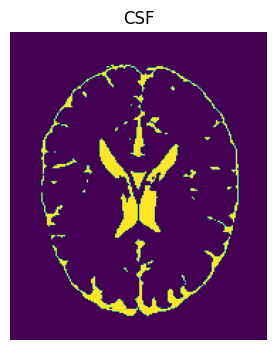
#> input picture CSF.png, 276 x 350 px, given in place of slice_2.jpg, which was not available
$ jupyter execute --allow-errors Untitled2.ipynb
#> lines starting #> are read from the running program, lines starting #| are printed output that depends on the picture; after the words box and inside, x2 and y2 are one past the last pixel; in counts of white or black regions, pixels touching at a corner belong together; pictures that were not available may be replaced by others from this repository, and a replacement may not be noted
[cell 1]
import struct

# Set the dimensions of the volume
width = 181
height = 217
depth = 181

# Open the input file in binary mode
#> (the rest of this cell did not finish here and is left out)

[cell 2]
import os
from PIL import Image

# Set the input and output directories
input_dir = "Extracted_files/pgm/t1_icbm_normal_1mm_pn1_rf20"
output_dir = "Extracted_files/jpg/t1_icbm_normal_1mm_pn1_rf20/images"

# Loop through all of the PGM files in the input directory
for file in os.listdir(input_dir):
    if file.endswith(".pgm"):
        # Open the PGM file
        with Image.open(os.path.join(input_dir, file)) as img:
            # Convert the PGM file to a JPEG file
            img.save(os.path.join(output_dir, os.path.splitext(file)[0] + ".jpg"), "JPEG")

[cell 3]
import cv2

[cell 4]
image= cv2.imread('slice_2.jpg')
#> image is the input picture: shape (350, 276, 3); mean B, G, R 113.6, 61.4, 109.7

[cell 5]
print(image)
#> (printed output is left out)

[cell 6]
image.shape
#> Out = (350, 276, 3)

[cell 7]
image.shape[0]
#> Out = 350

[cell 8]
image.shape[1]
#> Out = 276

[cell 9]
for i in range(image.shape[0]):
    for j in range(image.shape[1]):
        if(image[i][j][0]==0):
            print("Background")
        else:
            print("Not Background")

[cell 10]
import os
import random
from sklearn.model_selection import train_test_split
import shutil

# Assuming you have a directory containing JPG images and their corresponding mask files
data_dir = r'E:/Shruti/Extracted_files/jpg/t1_icbm_normal_1mm_pn3_rf20'
image_dir = os.path.join(data_dir, 'images')
mask_dir = os.path.join(data_dir, 'masks')

# Get a list of all image file names in the directory
image_files = [f for f in os.listdir(image_dir) if f.endswith('.jpg')]

# Shuffle the list of image file names
random.shuffle(image_files)

# Adjust the test_size parameter to ensure a sufficient number of samples for the training set
test_size = 0.2
num_train_samples = max(1, int(len(image_files) * (1 - test_size)))

# Split the dataset into training and test sets
#train_files, test_files = train_test_split(image_files, train_size=num_train_samples, test_size=test_size, random_state=42)
# Split the dataset into training and test sets (80% training, 20% test)
#> (the rest of this cell did not finish here and is left out)

[cell 11]
import os
import random
import cv2
import numpy as np
from sklearn.cluster import KMeans
from sklearn.pipeline import make_pipeline
from sklearn.preprocessing import StandardScaler
from sklearn.kernel_approximation import RBFSampler
from sklearn.linear_model import LogisticRegression
from sklearn.metrics import accuracy_score
from sklearn.model_selection import train_test_split

# Function to preprocess images
def preprocess_image(img_path):
    img = cv2.imread(img_path)
    # Implement preprocessing steps here (e.g., resizing, normalization)
    # For example, resize images to a common size
    img = cv2.resize(img, (100, 100))
    return img

# Function to extract features using KMeans clustering
def extract_features(images, k=4):
    features = []
    for img in images:
        # Perform feature extraction using KMeans clustering
        pixels = img.reshape((-1, 3))
        kmeans = KMeans(n_clusters=k, random_state=42).fit(pixels)
        centers = kmeans.cluster_centers_
        features.append(centers.flatten())
    return np.array(features)

# Load and preprocess train images
#> (the rest of this cell did not finish here and is left out)

#> (a cell that did not finish here is left out)

[cell 13]
import os
import random
import cv2
import numpy as np
from sklearn.pipeline import make_pipeline
from sklearn.preprocessing import StandardScaler
from sklearn.kernel_approximation import RBFSampler
from sklearn.linear_model import LogisticRegression
from sklearn.metrics import accuracy_score
from sklearn.model_selection import train_test_split

# Function to preprocess images
def preprocess_image(img_path):
    img = cv2.imread(img_path, cv2.IMREAD_GRAYSCALE)  # Read image as grayscale
    # Implement preprocessing steps here (e.g., resizing, normalization)
    # For example, resize images to a common size
    img = cv2.resize(img, (100, 100))
    return img

# Load and preprocess train images and masks
#> (the rest of this cell did not finish here and is left out)

[cell 14]
import os
import cv2
import numpy as np
from sklearn.cluster import KMeans

# Define the path to the folder containing the JPEG images
folder_path = "Extracted_files/jpg/t1_icbm_normal_1mm_pn1_rf20"

# Loop through all the files in the folder
for filename in os.listdir(folder_path):
    if filename.endswith(".jpg"):
        # Construct the full path to the image file
        image_path = os.path.join(folder_path, filename)

        # Load the JPEG image
        image = cv2.imread(image_path)
        image = cv2.cvtColor(image, cv2.COLOR_BGR2RGB)

        # Reshape the image to a 2D array of pixels
        pixels = image.reshape((-1, 3))

        # Define the number of clusters (for white matter, grey matter, CSF, and background)
        num_clusters = 4

        # Perform k-means clustering
        kmeans = KMeans(n_clusters=num_clusters)
        kmeans.fit(pixels)

        # Get the cluster centers
        cluster_centers = kmeans.cluster_centers_

        # Assign each pixel to its corresponding cluster
        labels = kmeans.labels_

        # Reshape the labels to match the original image shape
        segmented_image = labels.reshape(image.shape[0], image.shape[1])

        # Extract segmented regions based on cluster labels
        white_matter = (segmented_image == 0).astype(np.uint8) * 255
        grey_matter = (segmented_image == 1).astype(np.uint8) * 255
        csf = (segmented_image == 2).astype(np.uint8) * 255
        background = (segmented_image == 3).astype(np.uint8) * 255

        # Save the segmented regions as separate images
        cv2.imwrite("white_matter_" + filename, white_matter)
        cv2.imwrite("grey_matter_" + filename, grey_matter)
        cv2.imwrite("csf_" + filename, csf)
        cv2.imwrite("background_" + filename, background)

        # Display or further process the segmented regions as needed

[cell 15]
import cv2
import os

def create_segmentation_masks(ground_truth_dir, output_dir):
    # Create the output directory if it doesn't exist
    if not os.path.exists(output_dir):
        os.makedirs(output_dir)

    # Iterate over the ground truth images in the directory
    for filename in os.listdir(ground_truth_dir):
        if filename.endswith('.jpg'):
            # Load the ground truth image
            ground_truth_path = os.path.join(ground_truth_dir, filename)
            ground_truth_image = cv2.imread(ground_truth_path, cv2.IMREAD_GRAYSCALE)

            # Convert the ground truth image to binary mask
            # Example: Convert pixel values greater than 128 to 1 (white matter), and 0 otherwise
            segmentation_mask = (ground_truth_image > 128).astype(int)

            # Save the segmentation mask to the output directory
            mask_filename = os.path.splitext(filename)[0] + '_mask.jpg'
            mask_path = os.path.join(output_dir, mask_filename)
            cv2.imwrite(mask_path, segmentation_mask * 255)  # Scale to 0-255 range for saving as image

# Example usage:
ground_truth_dir = 'D:\Shruti\Extracted_files\jpg\phantom_1.0mm_normal_crisp\images'
output_dir = 'D:\Shruti\Extracted_files\jpg\phantom_1.0mm_normal_crisp\masks'

create_segmentation_masks(ground_truth_dir, output_dir)

[cell 16]
import cv2
import os

def load_training_data(data_dir):
    # Load training images
    train_image_dir = os.path.join(data_dir, 'images', 'train')
    train_images = [cv2.imread(os.path.join(train_image_dir, img)) for img in os.listdir(train_image_dir)]

    # Load training segmentation masks
    train_mask_dir = os.path.join(data_dir, 'masks', 'train')
    train_masks = [cv2.imread(os.path.join(train_mask_dir, mask), cv2.IMREAD_GRAYSCALE) for mask in os.listdir(train_mask_dir)]

    return train_images, train_masks

def load_test_data(data_dir):
    # Load test images
    test_image_dir = os.path.join(data_dir, 'images', 'test')
    test_images = [cv2.imread(os.path.join(test_image_dir, img)) for img in os.listdir(test_image_dir)]

    # Load test segmentation masks
    test_mask_dir = os.path.join(data_dir, 'masks', 'test')
    test_masks = [cv2.imread(os.path.join(test_mask_dir, mask), cv2.IMREAD_GRAYSCALE) for mask in os.listdir(test_mask_dir)]

    return test_images, test_masks

# Example usage:
data_dir = 'D:/Shruti/Extracted_files/jpg/t1_icbm_normal_1mm_pn1_rf20'
X_train, y_train = load_training_data(data_dir)
#> X_train = 1 item; y_train = 1 item
X_test, y_test = load_test_data(data_dir)
#> X_test = 1 item; y_test = 1 item

[cell 17]
from sklearn.neural_network import MLPClassifier
from sklearn.preprocessing import StandardScaler
from sklearn.pipeline import make_pipeline
from sklearn.metrics import accuracy_score

# 1. Data Preparation
# Assuming you have a dataset consisting of input images and their corresponding ground truth segmentation masks
X_train, y_train = load_training_data(data_dir)  # Load training images and their segmentation masks
X_test, y_test = load_test_data(data_dir)        # Load test images and their segmentation masks

# 2. Feature Extraction (if needed)
# Convert input images into feature vectors (e.g., using PCA, autoencoders, etc.)
# For simplicity, let's assume we already have feature vectors extracted

# 3. Training
# Create an RBF NN pipeline
rbf_nn_pipeline = make_pipeline(StandardScaler(),
                                MLPClassifier(hidden_layer_sizes=(100,),
                                              activation='relu',
                                              solver='adam',
                                              random_state=42))

# Train the RBF NN
#> (the rest of this cell did not finish here and is left out)

[cell 18]
import cv2
import numpy as np

def threshold_segmentation(image):
    # Define intensity thresholds for white matter, gray matter, and CSF
    wm_lower, wm_upper = 200, 255  # Adjust as needed
    gm_lower, gm_upper = 100, 200  # Adjust as needed
    csf_lower, csf_upper = 0, 100  # Adjust as needed

    # Apply thresholding to segment white matter, gray matter, and CSF
    wm_mask = cv2.inRange(image, wm_lower, wm_upper)
    gm_mask = cv2.inRange(image, gm_lower, gm_upper)
    csf_mask = cv2.inRange(image, csf_lower, csf_upper)

    # Create background mask (complement of all other masks)
    background_mask = cv2.bitwise_not(cv2.bitwise_or(wm_mask, gm_mask, csf_mask))

    # Combine masks to create segmented image
    segmented_image = np.zeros_like(image)
    segmented_image[wm_mask > 0] = 255  # White matter
    segmented_image[gm_mask > 0] = 128  # Gray matter
    segmented_image[csf_mask > 0] = 64   # CSF
    segmented_image[background_mask > 0] = 0  # Background

    return segmented_image

# Load ground truth image
ground_truth_image = cv2.imread("slice_0.jpg", cv2.IMREAD_GRAYSCALE)
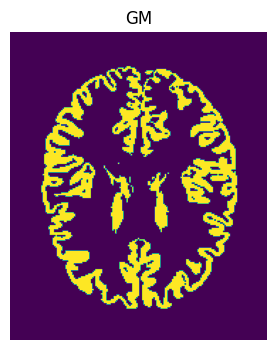
#> input picture GM.png, 276 x 350 px, given in place of slice_0.jpg, which was not available
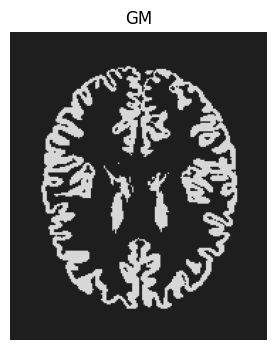
#> ground_truth_image: shape (350, 276); min 0, max 255, mean 96.5

# Apply thresholding to segment the ground truth image
segmented_image = threshold_segmentation(ground_truth_image)
#> in threshold_segmentation, `wm_mask = cv2.inRange(image, wm_lower, wm_upper)`:
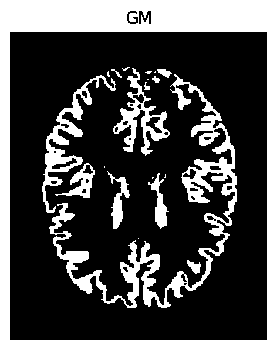
#> wm_mask: shape (350, 276); 29.3% white; 21 white regions (9 under 20 px), largest, box (x1, y1, x2, y2) and area: (0, 0, 276, 350) 17290, (49, 74, 237, 308) 6107, (42, 75, 116, 213) 1794
#> in threshold_segmentation, `gm_mask = cv2.inRange(image, gm_lower, gm_upper)`:
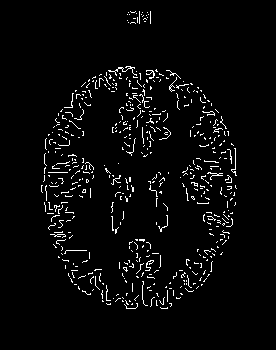
#> gm_mask: shape (350, 276); 3.5% white in thin lines or dots, all inside (x1, y1, x2, y2) = (41, 11, 237, 309)
#> in threshold_segmentation, `csf_mask = cv2.inRange(image, csf_lower, csf_upper)`:
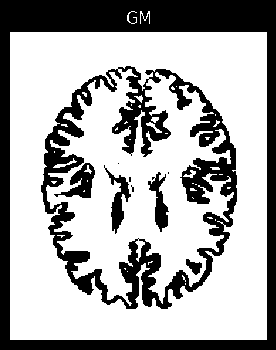
#> csf_mask: shape (350, 276); 67.4% white; 10 black regions (4 under 20 px), largest, box (x1, y1, x2, y2) and area: (0, 0, 276, 350) 17354, (41, 66, 237, 309) 12267, (54, 163, 95, 198) 604, (104, 165, 131, 234) 599, (148, 172, 169, 232) 542, (186, 259, 202, 275) 141
#> in threshold_segmentation, `background_mask = cv2.bitwise_not(cv2.bitwise_or(wm_mask, gm_mask, csf..`: background_mask: shape (350, 276); 67.3% white; 10 black regions (4 under 20 px), largest, box (x1, y1, x2, y2) and area: (0, 0, 276, 350) 17355, (41, 66, 237, 309) 12320, (54, 162, 95, 198) 609, (104, 165, 131, 234) 603, (148, 172, 169, 232) 542, (186, 259, 202, 275) 141

# Display the segmented image
cv2.imshow("Segmented Image", segmented_image)
cv2.waitKey(0)
cv2.destroyAllWindows()

# Save the segmented image
cv2.imwrite("segmented_image.jpg", segmented_image)
#> Out = True

[cell 19]
import numpy as np
import tensorflow as tf
from keras import layers, models

# Define the CNN model architecture
def create_model(input_shape, num_classes):
    inputs = tf.keras.Input(shape=input_shape)

    # Define the convolutional layers
    conv1 = layers.Conv2D(32, (3, 3), activation='relu', padding='same')(inputs)
    conv1 = layers.Conv2D(32, (3, 3), activation='relu', padding='same')(conv1)
    pool1 = layers.MaxPooling2D(pool_size=(2, 2))(conv1)

    conv2 = layers.Conv2D(64, (3, 3), activation='relu', padding='same')(pool1)
    conv2 = layers.Conv2D(64, (3, 3), activation='relu', padding='same')(conv2)
    pool2 = layers.MaxPooling2D(pool_size=(2, 2))(conv2)

    conv3 = layers.Conv2D(128, (3, 3), activation='relu', padding='same')(pool2)
    conv3 = layers.Conv2D(128, (3, 3), activation='relu', padding='same')(conv3)
    pool3 = layers.MaxPooling2D(pool_size=(2, 2))(conv3)

    # Define the deconvolutional layers
    conv4 = layers.Conv2D(256, (3, 3), activation='relu', padding='same')(pool3)
    conv4 = layers.Conv2D(256, (3, 3), activation='relu', padding='same')(conv4)

    up5 = layers.Conv2DTranspose(128, (2, 2), strides=(2, 2), padding='same')(conv4)
    up5 = layers.concatenate([up5, layers.Lambda(lambda x: tf.image.resize(x, (44, 54)))(conv3)], axis=3)

    conv5 = layers.Conv2D(128, (3, 3), activation='relu', padding='same')(up5)
    conv5 = layers.Conv2D(128, (3, 3), activation='relu', padding='same')(conv5)

    up6 = layers.Conv2DTranspose(64, (2, 2), strides=(2, 2), padding='same')(conv5)
    up6 = layers.concatenate([up6, layers.Lambda(lambda x: tf.image.resize(x, (88, 108)))(conv2)], axis=3)
    conv6 = layers.Conv2D(64, (3, 3), activation='relu', padding='same')(up6)
    conv6 = layers.Conv2D(64, (3, 3), activation='relu', padding='same')(conv6)

    up7 = layers.Conv2DTranspose(32, (2, 2), strides=(2, 2), padding='same')(conv6)
    up7 = layers.concatenate([up7, layers.Lambda(lambda x: tf.image.resize(x, (176, 216)))(conv1)], axis=3)
    conv7 = layers.Conv2D(32, (3, 3), activation='relu', padding='same')(up7)
    conv7 = layers.Conv2D(32, (3, 3), activation='relu', padding='same')(conv7)

    outputs = layers.Conv2D(num_classes, (1, 1), activation='softmax')(conv7)

    model = models.Model(inputs=[inputs], outputs=[outputs])
    return model

# Define input image dimensions and number of classes (regions)
input_shape = (181, 217, 3)  # Assuming input MRI image size is 256x256 and RGB
num_classes = 4  # Four classes: white matter, grey matter, CSF, and background

# Create the model
#> (the rest of this cell did not finish here and is left out)


# Compile the model
model.compile(optimizer='adam', loss='categorical_crossentropy', metrics=['accuracy'])

# Print model summary
#model.summary()

# Assuming you have training and validation data prepared in numpy arrays X_train, y_train, X_val, y_val
# Train the model
model.fit(x_train, y_train, batch_size=32, epochs=10, validation_data=(x_val, y_val))

# Evaluate the model
loss, accuracy = model.evaluate(x_test, y_test)
print(f'Test Loss: {loss}, Test Accuracy: {accuracy}')

[cell 20]
import numpy as np
import keras
from keras.models import Sequential
from keras.layers import Dense
from sklearn.cluster import KMeans
import matplotlib.pyplot as plt
from skimage import color

# Define the number of segmentation classes
num_classes = 4  # White matter, Grey matter, CSF, and Background

# Convert ground truth images to segmented masks
def segment_image(image):
    # Convert image to grayscale
    gray_image = color.rgb2gray(image)

    # Use K-means clustering to segment image
    kmeans = KMeans(n_clusters=num_classes)
    segmented_image = kmeans.fit_predict(gray_image.reshape(-1, 1)).reshape(gray_image.shape)

    return segmented_image

# Convert ground truth images to segmented masks
y_train_masks = np.array([segment_image(img) for img in y_train])
#> in segment_image, `gray_image = color.rgb2gray(image)`:
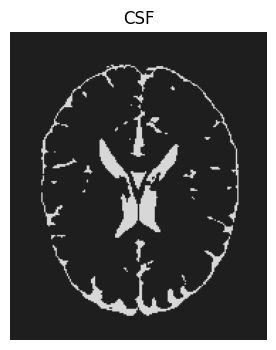
#> gray_image: shape (350, 276); min 0, max 255, mean 81.4
#> in segment_image, `segmented_image = kmeans.fit_predict(gray_image.reshape(-1, 1)).reshap..`:
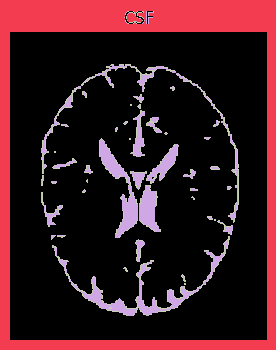
#> segmented_image: shape (350, 276) int32; 4 distinct labels, from 0 to 3; one colour per label, 0 black
#> (the rest of this cell did not finish here and is left out)

[cell 21]
from sklearn.svm import SVC
from sklearn.metrics import accuracy_score

model = SVC(kernel='rbf')

#> (the rest of this cell did not finish here and is left out)

[cell 22]
import os
import random
from sklearn.model_selection import train_test_split

# Assuming you have a directory containing JPG images
data_dir = r'E:\Shruti\Extracted_files/jpg/t1_icbm_normal_1mm_pn1_rf20'

# Get a list of all image file names in the directory
image_files = [os.path.join(data_dir, f) for f in os.listdir(data_dir) if f.endswith('.jpg')]

# Shuffle the list of image file names
random.shuffle(image_files)

# Split the dataset into training and test sets (80% training, 20% test)
#> (the rest of this cell did not finish here and is left out)

[cell 23]
import os
from sklearn.model_selection import train_test_split

# Function to split dataset into train, validation, and test sets
def split_dataset(image_dir, gt_dir, test_size=0.2, val_size=0.1, random_state=42):
    # Get list of image filenames
    image_filenames = sorted(os.listdir(image_dir))

    # Get corresponding list of ground truth filenames
    gt_filenames = sorted(os.listdir(gt_dir))

    # Split filenames into train and test sets
    image_filenames_train, image_filenames_test, gt_filenames_train, gt_filenames_test = train_test_split(
        image_filenames, gt_filenames, test_size=test_size, random_state=random_state)

    # Split train filenames into train and validation sets
    image_filenames_train, image_filenames_val, gt_filenames_train, gt_filenames_val = train_test_split(
        image_filenames_train, gt_filenames_train, test_size=val_size/(1-test_size), random_state=random_state)

    return (image_filenames_train, gt_filenames_train), (image_filenames_val, gt_filenames_val), (image_filenames_test, gt_filenames_test)

# Example usage:
image_dir = r"E:\Shruti\Extracted_files\pgm\t1_icbm_normal_1mm_pn1_rf20"
gt_dir = r"E:\Shruti\Extracted_files\pgm\phantom_1.0mm_normal_crisp"
test_size = 0.2  # 20% of the data will be used for testing
val_size = 0.1  # 10% of the data will be used for validation
random_state = 42  # Random seed for reproducibility

# Split dataset
#> (the rest of this cell did not finish here and is left out)


# Store file paths in x_train, y_train, x_val, y_val, x_test, y_test
X_train = [os.path.join(image_dir, filename) for filename in train_files]
y_train = [os.path.join(gt_dir, filename) for filename in train_gt_files]

X_val = [os.path.join(image_dir, filename) for filename in val_files]
y_val = [os.path.join(gt_dir, filename) for filename in val_gt_files]

X_test = [os.path.join(image_dir, filename) for filename in test_files]
y_test = [os.path.join(gt_dir, filename) for filename in test_gt_files]

# Display the number of files in each split
print("Number of training files:", len(X_train))
print("Number of validation files:", len(X_val))
print("Number of test files:", len(X_test))

[cell 24]
for i in range(image.shape[0]):
    for j in range(image.shape[1]):
        if(image[i][j][0]==0):
            print("Background",end=" ")
        else:
            print("Not Background",end=" ")
    print("/n")
